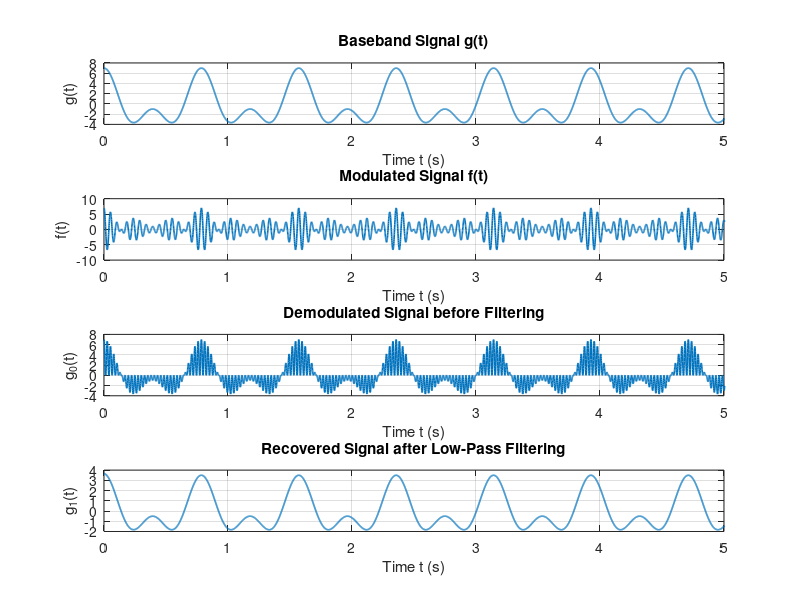
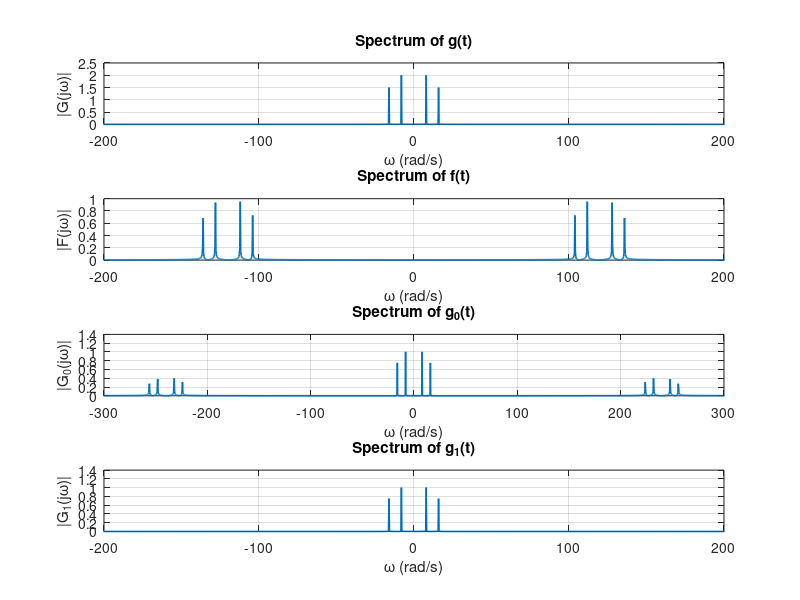
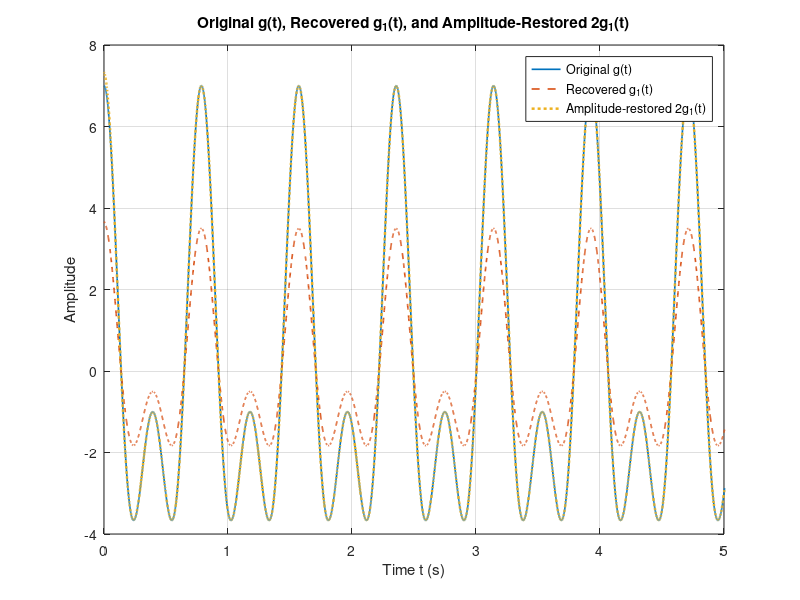

The MATLAB source for these figures, in order:
clc;
clear;
close all;

%% ===============================
% Parameters
%% ===============================

fs = 1000;              % Sampling frequency
dt = 1/fs;              % Sampling interval
t = 0:dt:22;            % Time vector

N = length(t);          % Number of samples

%% ===============================
% Signals
%% ===============================

% Baseband signal
g = 4*cos(8*t) + 3*cos(16*t);

% Carrier signal
c = cos(120*t);

% AM-DSB-SC modulated signal
f = g .* c;

% Coherent demodulated signal before filtering
g0 = f .* c;

%% ===============================
% Ideal low-pass filtering in frequency domain
%% ===============================

% FFT of g0
G0 = fft(g0);

% Shift zero frequency to center
G0_shift = fftshift(G0);

% Frequency axis in Hz
freq = (-N/2:N/2-1) * (fs/N);

% Convert frequency axis to rad/s
omega = 2*pi*freq;

% Ideal low-pass filter
H = double(abs(omega) < 25);

% Apply filter
G1_shift = G0_shift .* H;

% Shift back and inverse FFT
G1 = ifftshift(G1_shift);

g1 = real(ifft(G1));

%% ===============================
% Time-domain waveforms
%% ===============================

figure;

subplot(4,1,1);
plot(t, g, 'LineWidth', 1.2);
grid on;
xlabel('Time t (s)');
ylabel('g(t)');
title('Baseband Signal g(t)');
xlim([0 5]);

subplot(4,1,2);
plot(t, f, 'LineWidth', 1.2);
grid on;
xlabel('Time t (s)');
ylabel('f(t)');
title('Modulated Signal f(t)');
xlim([0 5]);

subplot(4,1,3);
plot(t, g0, 'LineWidth', 1.2);
grid on;
xlabel('Time t (s)');
ylabel('g_0(t)');
title('Demodulated Signal before Filtering');
xlim([0 5]);

subplot(4,1,4);
plot(t, g1, 'LineWidth', 1.2);
grid on;
xlabel('Time t (s)');
ylabel('g_1(t)');
title('Recovered Signal after Low-Pass Filtering');
xlim([0 5]);

%% ===============================
% Frequency spectra
%% ===============================

G = fftshift(fft(g));
F = fftshift(fft(f));
G0_plot = fftshift(fft(g0));
G1_plot = fftshift(fft(g1));

% Normalize spectra
G_mag = abs(G)/N;
F_mag = abs(F)/N;
G0_mag = abs(G0_plot)/N;
G1_mag = abs(G1_plot)/N;

figure;

subplot(4,1,1);
plot(omega, G_mag, 'LineWidth', 1.2);
grid on;
xlabel('\omega (rad/s)');
ylabel('|G(j\omega)|');
title('Spectrum of g(t)');
xlim([-200 200]);

subplot(4,1,2);
plot(omega, F_mag, 'LineWidth', 1.2);
grid on;
xlabel('\omega (rad/s)');
ylabel('|F(j\omega)|');
title('Spectrum of f(t)');
xlim([-200 200]);

subplot(4,1,3);
plot(omega, G0_mag, 'LineWidth', 1.2);
grid on;
xlabel('\omega (rad/s)');
ylabel('|G_0(j\omega)|');
title('Spectrum of g_0(t)');
xlim([-300 300]);

subplot(4,1,4);
plot(omega, G1_mag, 'LineWidth', 1.2);
grid on;
xlabel('\omega (rad/s)');
ylabel('|G_1(j\omega)|');
title('Spectrum of g_1(t)');
xlim([-200 200]);

%% ===============================
% Supplementary amplitude restoration check
%% ===============================

g1_restored = 2*g1;

figure;
plot(t, g, 'LineWidth', 1.2);
hold on;
plot(t, g1, '--', 'LineWidth', 1.2);
plot(t, g1_restored, ':', 'LineWidth', 1.8);
grid on;
xlabel('Time t (s)');
ylabel('Amplitude');
title('Original g(t), Recovered g_1(t), and Amplitude-Restored 2g_1(t)');
legend('Original g(t)', 'Recovered g_1(t)', 'Amplitude-restored 2g_1(t)');
xlim([0 5]);

mse_unscaled = mean((g - g1).^2);
mse_restored = mean((g - g1_restored).^2);
fprintf('MSE between g(t) and g_1(t): %.6f\n', mse_unscaled);
fprintf('MSE between g(t) and 2g_1(t): %.6f\n', mse_restored);
